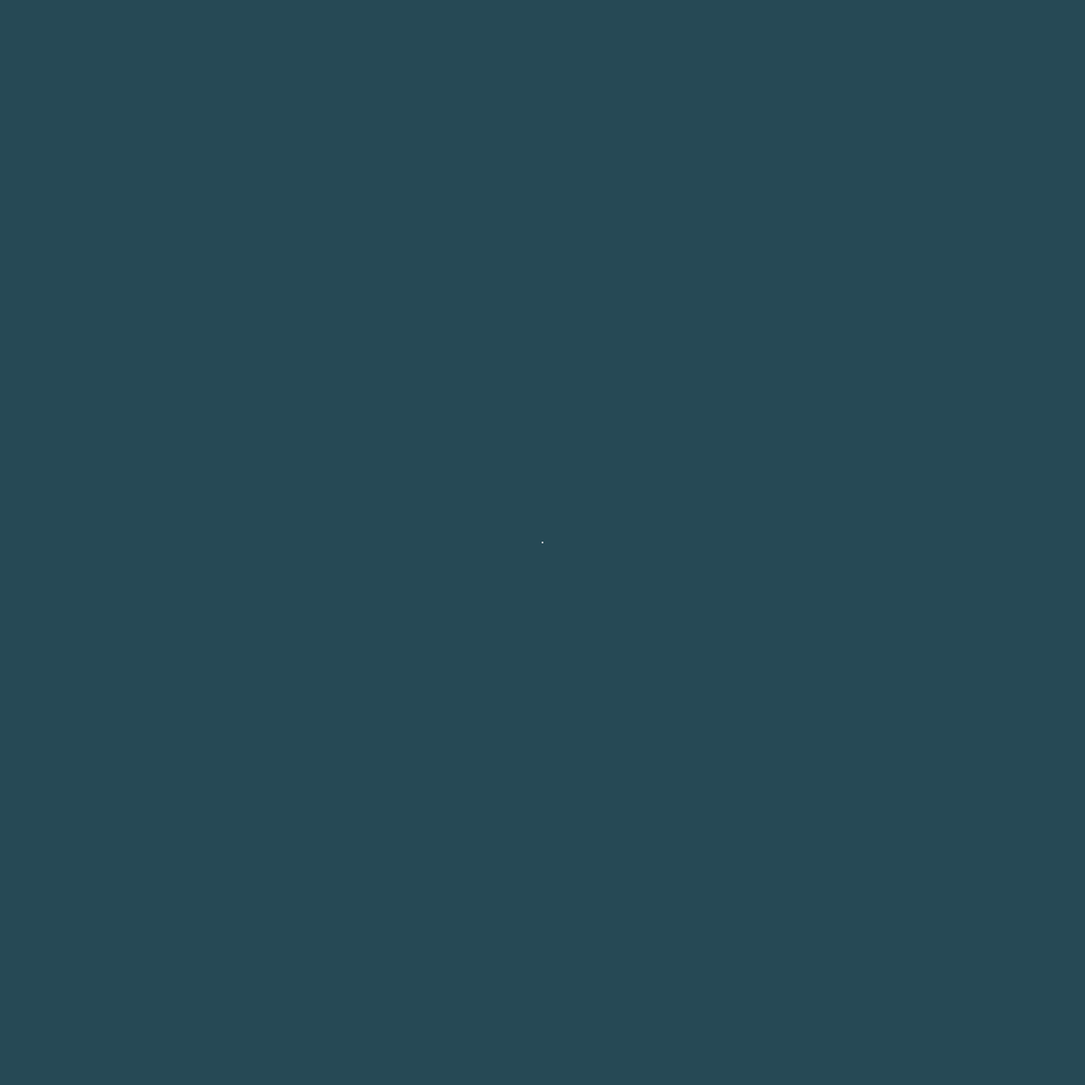
Frame 1 (no input)
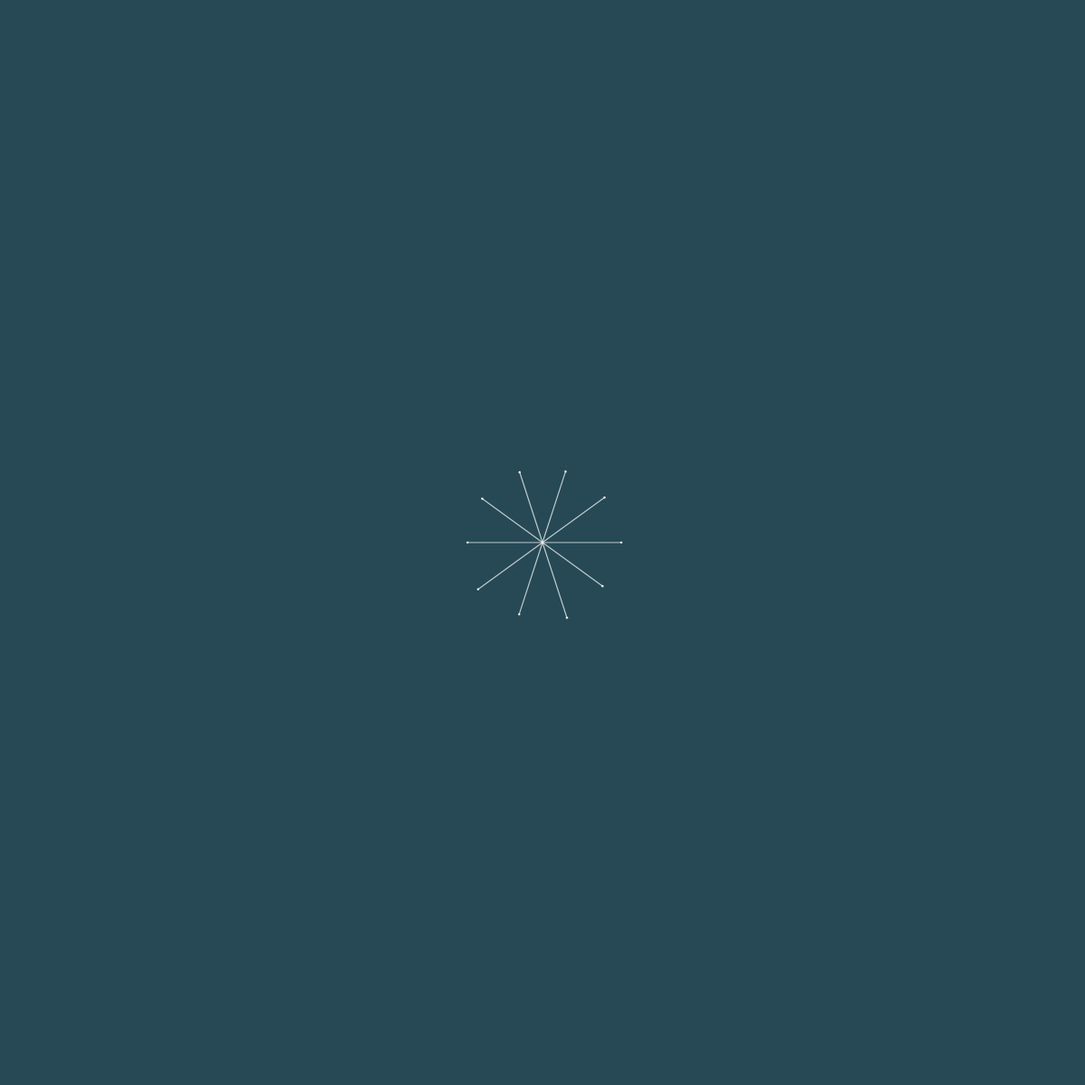
Frame 60 (no input)
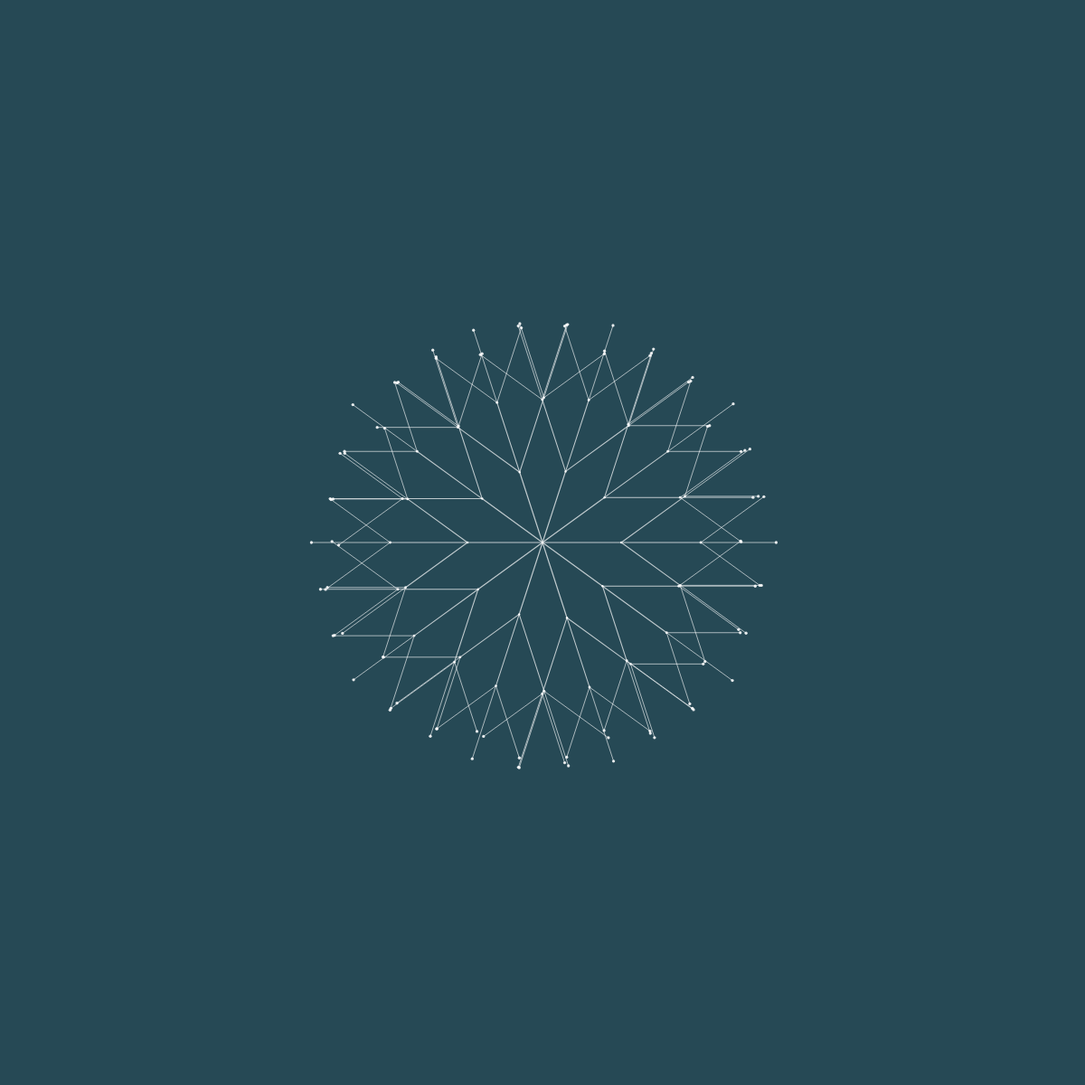
Frame 120 (the mouse pressed at the canvas centre since frame 60)

The p5.js sketch that drew these frames (run headless with seeded random() and noise() and a simulated clock; from frame 60 on, the mouse is pressed at the canvas centre):

// p5.js sketch
// ── sketch.js
// * Dandelion Generative Art

// ===============================================
// [1. GLOBAL CONFIGURATION] 
// ===============================================
const MAX_GEN = 7; // 최대 성장 단계 (세대)
const START_BRANCH_COUNT = 10; // 초기 중심에서 뻗어 나가는 가지 수
const SUB_BRANCH_COUNT = 3; // 이후 각 마디에서 분기되는 가지 수

const MIN_LINE_LEN = 80; // 최소 가지 길이 (px)
const MAX_LINE_LEN = 90; // 최대 가지 길이 (px)

const MIN_DOT_SIZE = 2; // 중심부 노드 최소 크기
const MAX_DOT_SIZE = 5; // 말단 씨앗 최대 크기

const BG_COLOR = "#264955"; // 배경 색상 HEX
const LINE_COLOR = [255, 180]; // 선 색상 및 투명도 [R, G, B, Alpha] 또는 [Gray, Alpha]
const DOT_COLOR = [255, 220]; // 점 색상 및 투명도

// ===============================================
// [2. STATE VARIABLES]
// ===============================================
let nodes = []; // 전체 노드 저장 배열 (렌더링용)
let activeNodes = []; // 현재 분기 중인 말단 노드 배열 (연산용)
let lastBranchTime = 0; // 마지막 분기 시점 기록
const BRANCH_INTERVAL = 500; // 분기 간격 (밀리세컨드)

// ===============================================
// [3. P5.JS CORE]
// ===============================================
function setup() {
  createCanvas(1200, 1200);
  background(BG_COLOR);

  // 초기 루트 노드 설정 (캔버스 정중앙)
  const root = {
    x: width / 2,
    y: height / 2,
    parent: null,
    generation: 0,
    angle: 0,
  };

  nodes.push(root);
  activeNodes.push(root);
  lastBranchTime = millis();
}

function draw() {
  background(BG_COLOR);

  // 전체 노드 순회 및 렌더링
  for (let i = 0; i < nodes.length; i++) {
    const n = nodes[i];

    // 1. 라인 렌더링
    if (n.parent) {
      // 세대가 진행될수록 선이 가늘어지도록 설정
      const sw = map(n.generation, 1, MAX_GEN, 1.2, 0.2);
      stroke(LINE_COLOR);
      strokeWeight(sw);
      line(n.x, n.y, n.parent.x, n.parent.y);
    }

    // 2. 노드(점) 렌더링
    noStroke();
    fill(DOT_COLOR);
    // 세대에 따라 점 크기 결정 (말단일수록 MAX_DOT_SIZE에 수렴)
    const dotSize = map(n.generation, 0, MAX_GEN, MIN_DOT_SIZE, MAX_DOT_SIZE);
    circle(n.x, n.y, dotSize);
  }

  // 3. 분기 타이밍 체크 및 실행
  if (millis() - lastBranchTime > BRANCH_INTERVAL) {
    if (activeNodes.length > 0 && activeNodes[0].generation < MAX_GEN) {
      branchOut();
      lastBranchTime = millis();
    } else if (
      activeNodes.length > 0 &&
      activeNodes[0].generation === MAX_GEN
    ) {
      // 모든 성장이 끝났을 때 불필요한 루프 정지 (성능 최적화)
      console.log("Growth Complete. Loop stopped.");
      noLoop();
    }
  }
}

// ===============================================
// [4. LOGIC FUNCTIONS]
// ===============================================
function branchOut() {
  const nextActiveNodes = [];

  for (let i = 0; i < activeNodes.length; i++) {
    const p = activeNodes[i];

    // 캔버스 경계를 벗어나면 자식 노드를 생성하지 않음 (메모리 효율)
    if (p.x < 0 || p.x > width || p.y < 0 || p.y > height) continue;

    const currentGen = p.generation;
    const isRoot = currentGen === 0;
    const count = isRoot ? START_BRANCH_COUNT : SUB_BRANCH_COUNT;

    // 분산 각도 설정 (첫 분기는 360도, 이후는 72도 범위 내 분사)
    const spreadAngle = isRoot ? TWO_PI : PI * 0.4;

    for (let j = 0; j < count; j++) {
      let angle;
      if (isRoot) {
        angle = (TWO_PI / START_BRANCH_COUNT) * j;
      } else {
        // 부모의 각도를 중심으로 좌우 spreadAngle 만큼 분산
        angle =
          p.angle + map(j, 0, count - 1, -spreadAngle / 2, spreadAngle / 2);
      }

      const len = random(MIN_LINE_LEN, MAX_LINE_LEN);
      const newNode = {
        x: p.x + cos(angle) * len,
        y: p.y + sin(angle) * len,
        parent: p,
        generation: currentGen + 1,
        angle: angle,
      };

      nodes.push(newNode);
      nextActiveNodes.push(newNode);
    }
  }

  // 다음 연산을 위해 말단 노드 갱신
  activeNodes = nextActiveNodes;
}
